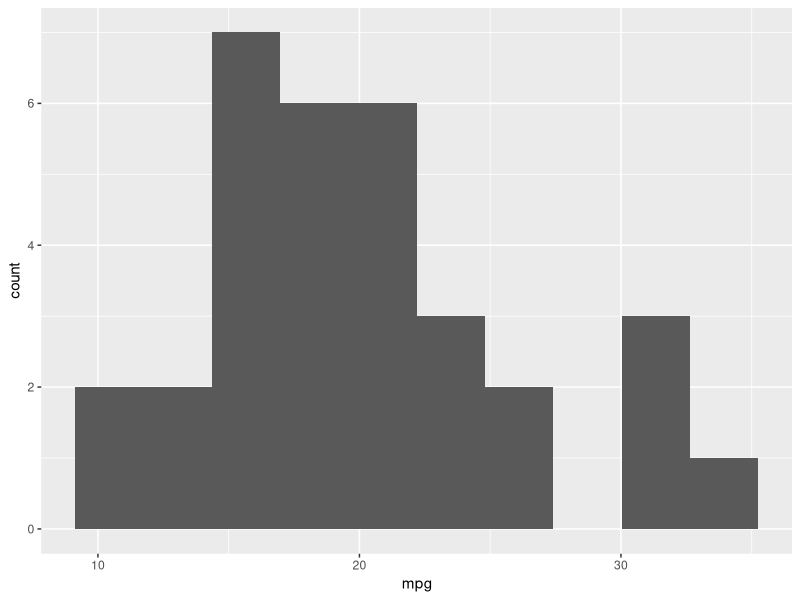

This figure's R source:


# highlight to run
# using ggplot to visualize data

## import packages
library(ggplot2)

## use built-in data set for visualization purposes
## doesn't have missing values

## built in dataset
mtcars = mtcars

## its a data frame

# select a column
mtcars$mpg

## order of importance in data science
## histogram: want to see the distribution of this column: how are these numbers distributed
## is it a normal distribution:

# plot a histogram to explore the distribution of mpg (first column in dataset)

## empty plot
## dataset name, name of columns - use plus to add components and attributes to the plot
## bins is the "histogram bins" along the x axis- divides the ranges of mpg into 10 different ranges
## counts how many mpgs fall into those ranges
# find the peak in the plot, ranges that mpg exist


ggplot(mtcars,  aes(mpg)) + geom_histogram(bins = 10) 

## add to this


